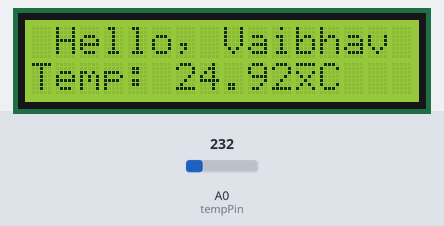
Recording of a sketch running on a simulated Arduino Uno, built with avr-gcc and run on an emulated ATmega328P. On the bench: 16×2 character LCD. Inputs (shaded band) come from the test bench; at power-on: A0 (tempPin) = 232.

Above: at 1.2 s.
1.3 s: A0 (tempPin) set to 250
At 2.8 s:
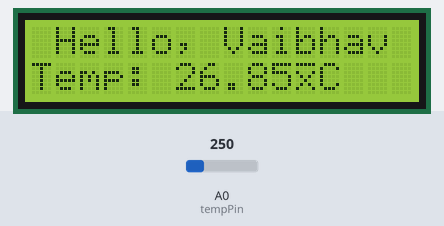
3.5 s: A0 (tempPin) set to 266
At 4.5 s:
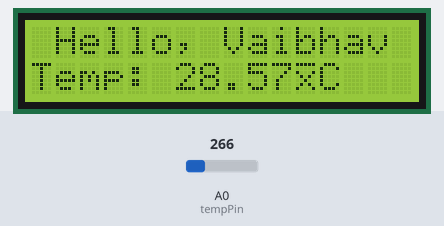
5.5 s: A0 (tempPin) set to 290
At 7.4 s:
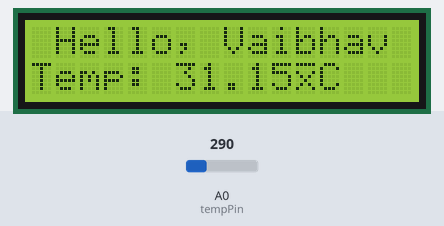
Timing chart, 0 to 8.9 s (numbered marks = the images above; inputs shaded):
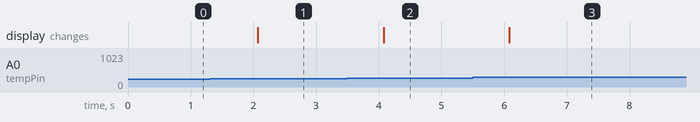

The sketch:

lcd.ino
```cpp
//Using the LCD
const int rsPin = 10;
const int ePin = 9;
const int d4 = 5;
const int d5 = 4;     //Declaring pin connection from lcd to arduino
const int d6 = 3;
const int d7 = 2;
const int tempPin = A0;   //Pin connected to LM35 temp sensor
float temp;           //Variable to hold temperature

#include <LiquidCrystal.h>    //Importing required library
LiquidCrystal lcd(rsPin, ePin, d4, d5, d6, d7);

//void clrLn(LiquidCrystal lcd, int ln);

void setup()
{
   lcd.begin(16,2);   //Defining lcd to be 16x2
   lcd.setCursor(0,0);  //Setting cursor to top-left corner
   lcd.print(" Hello, Vaibhav");
   lcd.setCursor(0,1);  //Set cursor to beginning of second line
   pinMode(tempPin, INPUT);   //Setting tempPin to input
   analogReference(INTERNAL);   //Setting aRef to 1.1V
}

void loop()
{
    temp = analogRead(tempPin)/ 9.31;
   // clrLn(lcd, 1);    //Clear line 2
    lcd.setCursor(0,1);   //Set Cursor to start of second line
    lcd.print("Temp: ");
    lcd.print(temp);
    lcd.print('\370');
    lcd.print("C");
    delay(1000);

}

void clrLn(LiquidCrystal mylcd, int ln)   //Function which clears specified line on specified 16x2 lcd
{
  mylcd.setCursor(0, ln);
  mylcd.print("                ");    //Printing 16 spaces to clear line
  delay(5);
  mylcd.setCursor(0, ln);
}
```

Measured:
- after the input at 1.3 s, the display: changes after 0.77 s (image 1)
- after the input at 3.5 s, the display: changes after 0.58 s (image 2)
- after the input at 5.5 s, the display: changes after 0.58 s (image 3)
